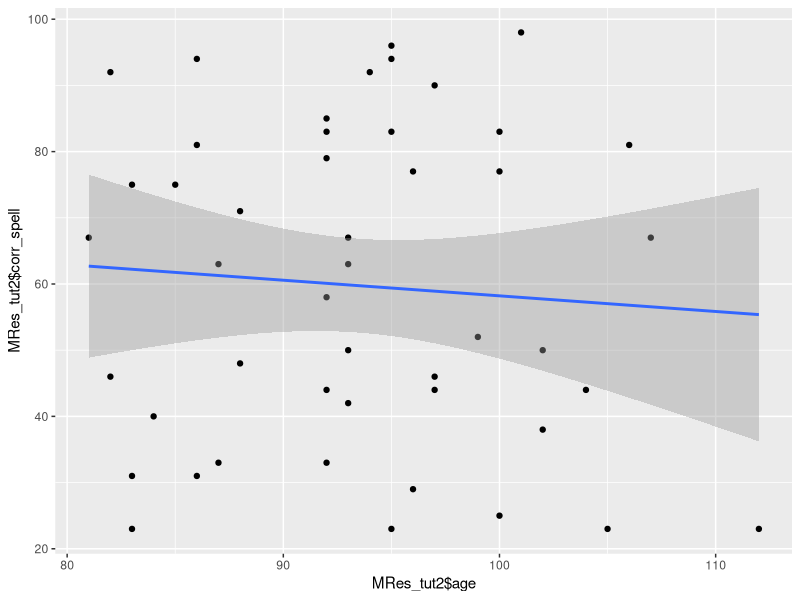
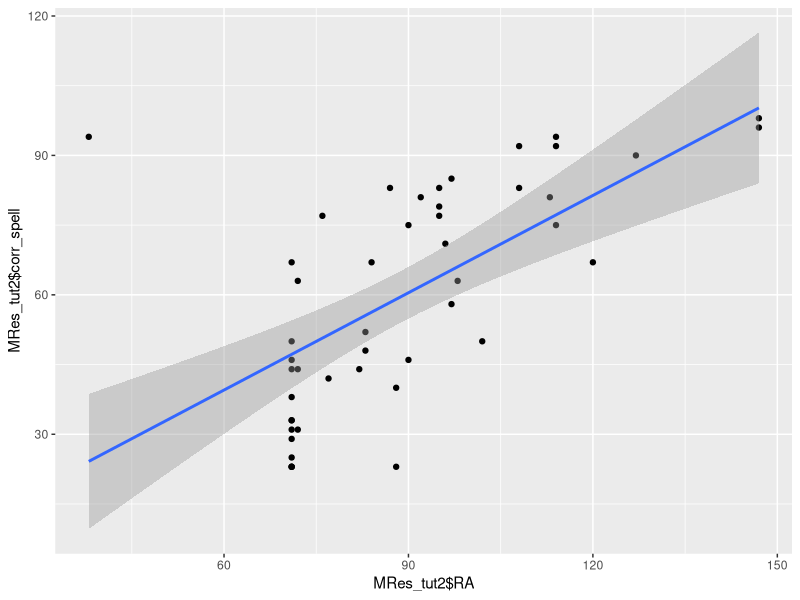
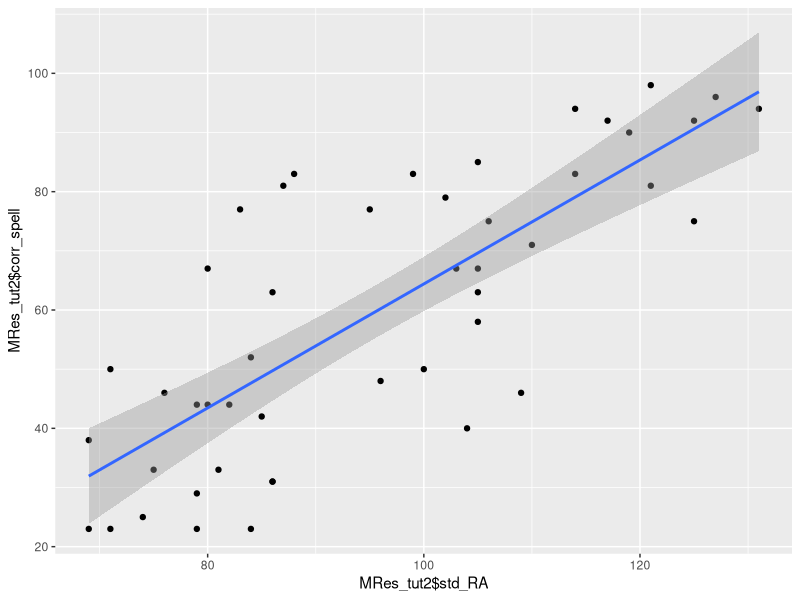
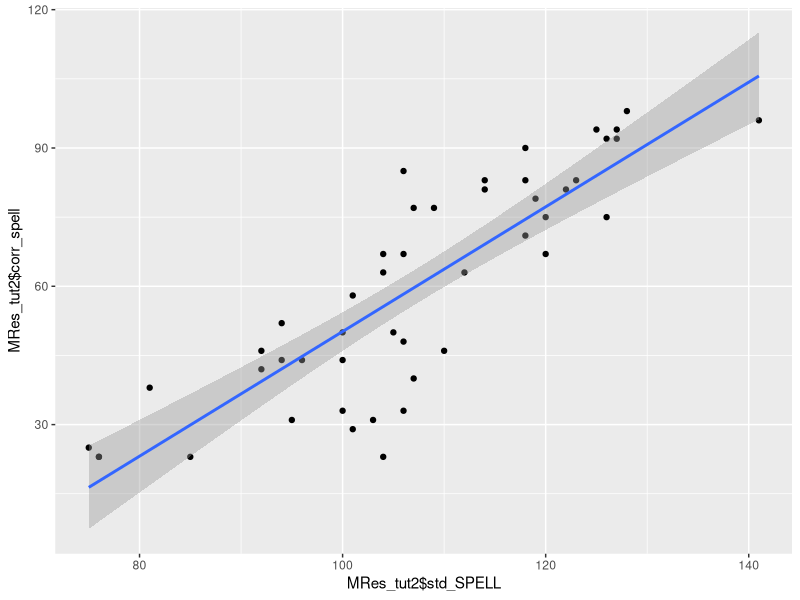
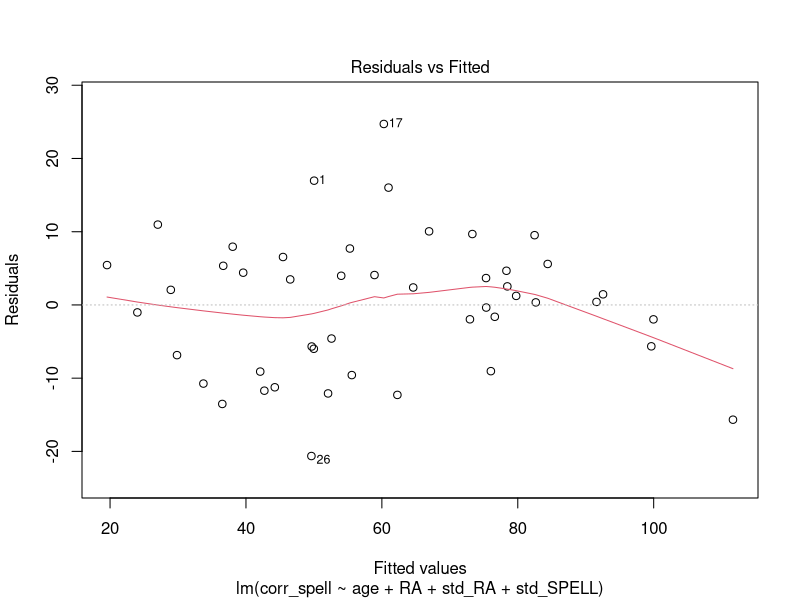
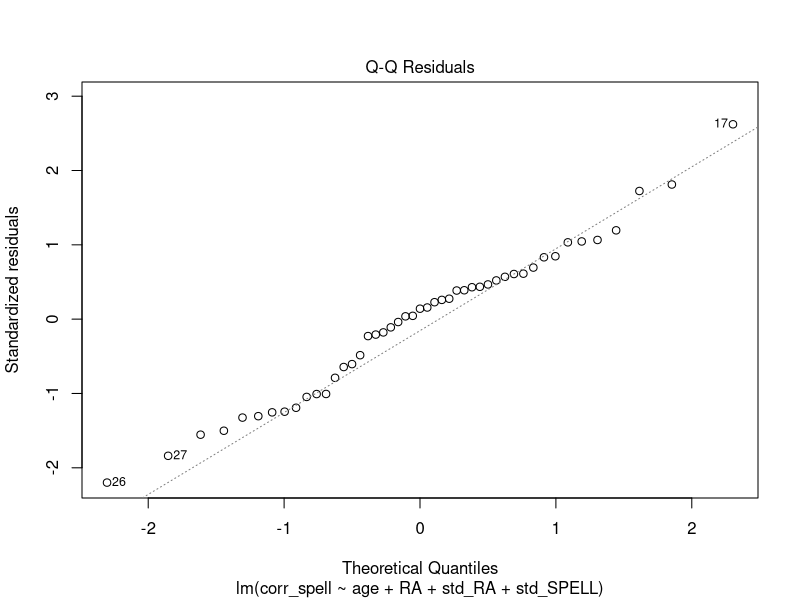
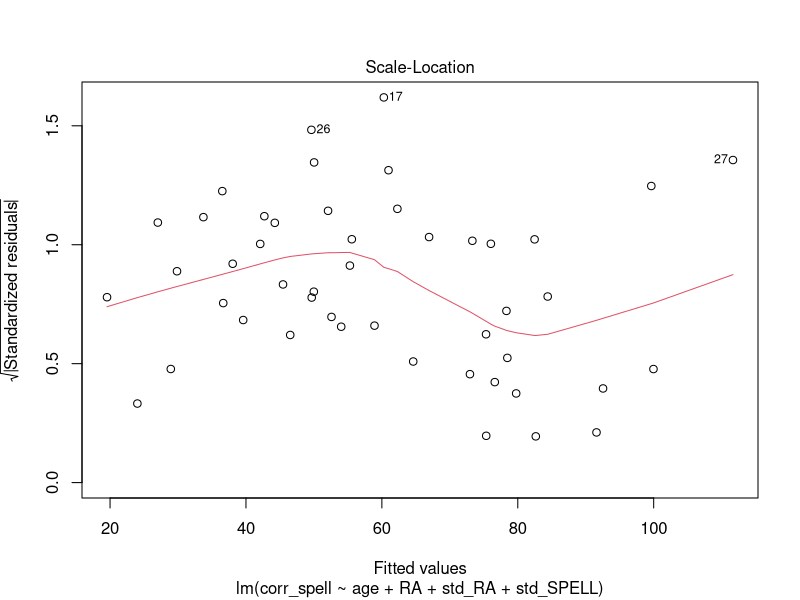
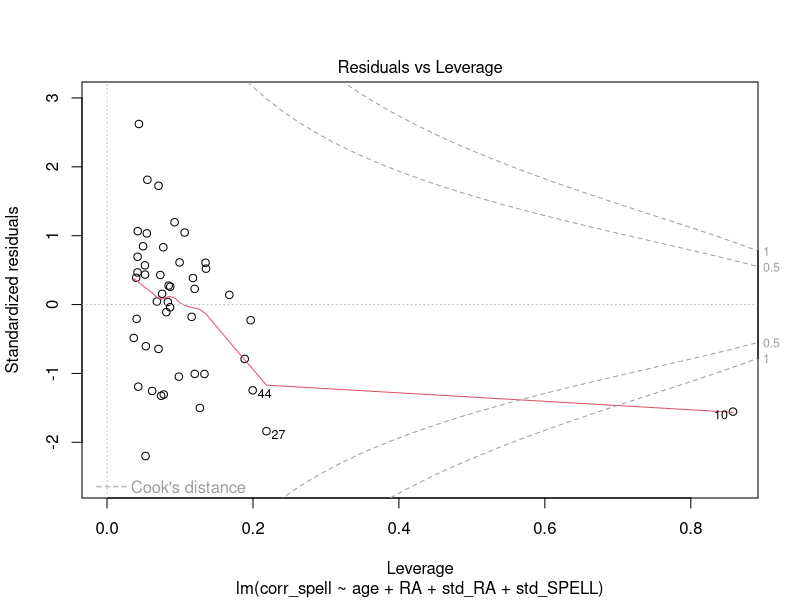

Recreate these plots in R, in order.
## ---- chunk 1
knitr::opts_chunk$set(echo = TRUE)
## ---- chunk 2
library(tidyverse) # Load the tidyverse packages
library(Hmisc) # Needed for correlation
library(MASS) # Needed for maths functions
library(car) # Needed for VIF calculation
## ---- chunk 3
MRes_tut2 <- read_csv("MRes_tut2.csv")
## ---- chunk 4
ggplot(MRes_tut2, aes (x = MRes_tut2$age, y = MRes_tut2$corr_spell)) + geom_point() + geom_smooth(method = "lm")
ggplot(MRes_tut2, aes (x = MRes_tut2$RA, y = MRes_tut2$corr_spell)) + geom_point() + geom_smooth(method = "lm")
ggplot(MRes_tut2, aes (x = MRes_tut2$std_RA, y = MRes_tut2$corr_spell)) + geom_point() + geom_smooth(method = "lm")
ggplot(MRes_tut2, aes (x = MRes_tut2$std_SPELL, y = MRes_tut2$corr_spell)) + geom_point() + geom_smooth(method = "lm")
## ---- chunk 5
model0 <- lm(corr_spell ~ 1, data = MRes_tut2)
model1 <- lm(corr_spell ~ age + RA + std_RA + std_SPELL, data = MRes_tut2)
## ---- chunk 6
anova(model0, model1)
## ---- chunk 7
plot(model1)
## ---- chunk 8
MRes_tut2 <- filter(MRes_tut2, case != "10")
## ---- chunk 9
model2 <- lm(corr_spell ~ age + RA + std_RA + std_SPELL, data = MRes_tut2)
## ---- chunk 10
vif(model2)
## ---- chunk 11
rcorr(MRes_tut2$RA, MRes_tut2$std_RA)
## ---- chunk 12
model3 <- lm(corr_spell ~ age + std_RA + std_SPELL, data = MRes_tut2)
vif (model3)
## ---- chunk 13
summary (model3)
model0 <- lm(corr_spell ~ 1, data = MRes_tut2)
anova(model3, model0)
## ---- chunk 14
model0 <- lm (corr_spell ~ 1, data = MRes_tut2)
model1 <- lm (corr_spell ~ age + std_RA + std_SPELL, data = MRes_tut2)
## ---- chunk 15
steplimitsf <- step (model0, scope=list (lower = model0, upper = model1), direction = "forward")
summary(steplimitsf)
## ---- chunk 16
steplimitsb <- step(model1, direction = "back")
summary(steplimitsb)
## ---- chunk 17
steplimitsboth <- step(model0, scope = list (upper = model1), direction = "both")
summary(steplimitsboth)
## ---- chunk 18
stepAICmodel <- stepAIC(model1, scope = model1, scale = 0,
        direction = "both",
        trace = 1, keep = NULL, steps = 1000,
        k = 2)
summary(stepAICmodel)
## ---- chunk 19
modelx <- lm (corr_spell ~ std_RA + std_SPELL, data = MRes_tut2)

AIC(modelx)
AIC(stepAICmodel)
## ---- chunk 20
summary(modelx)
summary(stepAICmodel)
